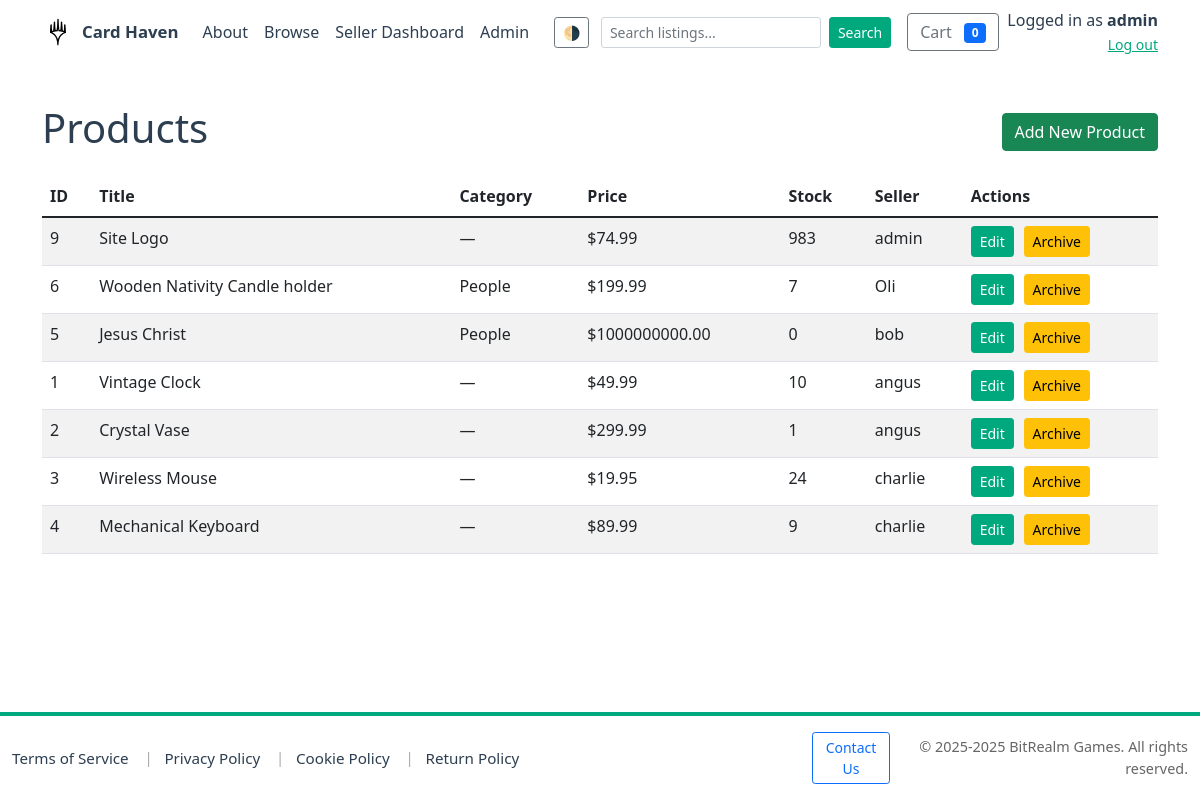
Screenshot of /admin/products (signed in) with the database file from the repository.
### models.py (models this page shows, shortened)
class User(db.Model):
    __tablename__ = 'users'
    id = db.Column(db.Integer, primary_key=True)
    username = db.Column(db.String(150), unique=True, nullable=False)
    email = db.Column(db.String(255), unique=True, nullable=False)
    password_hash = db.Column(db.String(255), nullable=False)
    is_admin = db.Column(db.Boolean, default=False)
    is_seller = db.Column(db.Boolean, default=False)
    business_name = db.Column(db.String(255))
    seller_description = db.Column(db.Text)
    rating = db.Column(db.Float, default=0.0)
    total_sales = db.Column(db.Integer, default=0)
    logo_url = db.Column(db.String(512))
    created_at = db.Column(db.DateTime, default=datetime.utcnow)
    products = db.relationship('Product', back_populates='seller', lazy='dynamic')
    orders = db.relationship('Order', back_populates='buyer', lazy='dynamic')

class Product(db.Model):
    __tablename__ = 'products'
    id = db.Column(db.Integer, primary_key=True)
    seller_id = db.Column(db.Integer, db.ForeignKey('users.id'), nullable=True)
    title = db.Column(db.String(255), nullable=False)
    description = db.Column(db.Text)
    price = db.Column(db.Float, nullable=False)
    stock = db.Column(db.BigInteger)
    image_url = db.Column(db.String(1024))
    created_at = db.Column(db.DateTime, default=datetime.utcnow)
    is_active = db.Column(db.Boolean, default=True)
    category_id = db.Column(db.Integer, db.ForeignKey('categories.id'), nullable=True)
    rating = db.Column(db.Float, default=0.0)
    seller = db.relationship('User', back_populates='products')
    category = db.relationship('Category', back_populates='legacy_products')
    categories = db.relationship('Category', secondary=product_categories, back_populates='products', lazy='dynamic')
    order_items = db.relationship('OrderItem', back_populates='product', lazy='dynamic')

class Category(db.Model):
    __tablename__ = 'categories'
    id = db.Column(db.Integer, primary_key=True)
    name = db.Column(db.String(255), unique=True, nullable=False)
    slug = db.Column(db.String(255), unique=True)
    description = db.Column(db.Text)
    created_at = db.Column(db.DateTime, default=datetime.utcnow)
    legacy_products = db.relationship('Product', back_populates='category', lazy='dynamic')
    products = db.relationship('Product', secondary=product_categories, back_populates='categories', lazy='dynamic')

### app.py (the view)
@app.route('/admin/products')
@admin_required
def admin_products():
    conn = get_db_connection()
    cur = conn.cursor()
    cur.execute("SELECT p.id, p.title, p.price, p.stock, p.is_active, u.username AS seller, c.name AS category FROM products p LEFT JOIN users u ON p.seller_id = u.id LEFT JOIN categories c ON p.category_id = c.id ORDER BY p.created_at DESC")
    products = cur.fetchall()
    conn.close()
    return render_template('admin/products.html', products=products)

### app.py (called while the page is built)
def get_db_connection(path=DB_PATH):
    conn = sqlite3.connect(path)
    conn.row_factory = sqlite3.Row
    conn.execute("PRAGMA foreign_keys = ON;")
    try:
        cur = conn.cursor()
        cur.execute("PRAGMA table_info(products)")
        cols = [r['name'] for r in cur.fetchall()]
        if 'is_active' not in cols:
            try:
                cur.execute("ALTER TABLE products ADD COLUMN is_active INTEGER NOT NULL DEFAULT 1")
                conn.commit()
            except Exception:
                pass
    except Exception:
        pass
    return conn

@app.after_request
def set_security_headers(response):
    response.headers.setdefault('X-Frame-Options', 'SAMEORIGIN')
    response.headers.setdefault('X-Content-Type-Options', 'nosniff')
    response.headers.setdefault('Referrer-Policy', 'no-referrer-when-downgrade')
    if 'SSL_ENABLED' in globals() and SSL_ENABLED:
        response.headers.setdefault('Strict-Transport-Security', 'max-age=63072000; includeSubDomains; preload')
    return response

def admin_required(f):
    @wraps(f)
    def decorated(*args, **kwargs):
        uid = session.get('user_id')
        if not uid:
            return redirect(url_for('login', next=request.path))
        conn = get_db_connection()
        cur = conn.cursor()
        cur.execute("SELECT username, is_admin FROM users WHERE id = ?", (uid,))
        u = cur.fetchone()
        conn.close()
        allowed_admin_username = 'Bean'
        has_name_match = bool(u and u['username'] and u['username'].strip().lower() == allowed_admin_username.strip().lower())
        has_admin_flag = bool(u and u['is_admin'])
        if not (has_name_match or has_admin_flag):
            flash("Admin access required.")
            return redirect(url_for('index'))
        return f(*args, **kwargs)
    return decorated

### templates/admin/products.html (shortened to what this page needs)
<!doctype html>
<html lang="en">
<head>
  {% include 'head_includes.html' %}
</head>
<body>
  {% include 'navbar.html' %}
  <div class="container my-4">
    <div class="d-flex justify-content-between align-items-center">
      <h1>Products</h1>
      <a href="{{ url_for('admin_product_new') }}" class="btn btn-success">Add New Product</a>
    </div>
    <table class="table table-striped mt-3">
      <thead>
        <tr>
          <th>ID</th>
          <th>Title</th>
          <th>Category</th>
          <th>Price</th>
          <th>Stock</th>
          <th>Seller</th>
          <th>Actions</th>
        </tr>
      </thead>
      <tbody>
        {% for p in products %}
          <tr>
            <td>{{ p['id'] }}</td>
            <td>{{ p['title'] }}</td>
            <td>{{ p['category'] or '—' }}</td>
            <td>${{ '%.2f'|format(p['price']) }}</td>
            <td>{{ p['stock'] }}</td>
            <td>{{ p['seller'] or '—' }}</td>
            <td>
              <a href="{{ url_for('admin_product_edit', product_id=p['id']) }}" class="btn btn-sm btn-primary">Edit</a>
              {% if p['is_active'] is defined and p['is_active']|int == 1 %}
                <form action="{{ url_for('admin_product_toggle', product_id=p['id']) }}" method="post" style="display:inline; margin-left:.35rem;">
                  <button class="btn btn-sm btn-warning">Archive</button>
                </form>
              {% else %}
                <form action="{{ url_for('admin_product_toggle', product_id=p['id']) }}" method="post" style="display:inline; margin-left:.35rem;">
                  <button class="btn btn-sm btn-success">Unarchive</button>
                </form>
              {% endif %}
            </td>
          </tr>
        {% else %}
          <tr><td colspan="6">No products found.</td></tr>
        {% endfor %}
      </tbody>
    </table>
  </div>
  {% include 'footer.html' %}
</body>
</html>

### templates/navbar.html (shortened to what this page needs)
<nav class="navbar navbar-expand-lg mb-3 site-navbar" aria-label="Main navigation">
  <div class="container">
    <a class="navbar-brand d-flex align-items-center" href="{{ url_for('index') }}">
  <img id="site-logo" src="{{ url_for('static', filename='img/logo.svg') }}" alt="Card Haven logo" height="32" class="me-2 site-logo" style="width:auto;" title="Card Haven">
  <span>Card Haven</span>
    </a>
    <div class="collapse navbar-collapse" id="mainNav">
        <ul class="navbar-nav me-auto mb-2 mb-lg-0">
          <li class="nav-item"><a class="nav-link" href="/about">About</a></li>
        <li class="nav-item"><a class="nav-link" href="/products">Browse</a></li>
        {% if current_user_is_seller %}
          <li class="nav-item"><a class="nav-link" href="{{ url_for('seller_dashboard') }}">Seller Dashboard</a></li>
        {% endif %}
        {% if current_user_is_admin %}
          <li class="nav-item"><a class="nav-link" href="{{ url_for('admin_index') }}">Admin</a></li>
        {% endif %}
      </ul>
  <div class="d-none d-lg-flex align-items-center gap-2 navbar-right">
        <button id="theme-toggle" class="btn btn-sm btn-outline-secondary me-1" title="Toggle theme" onclick="toggleTheme()">🌗</button>
        <form class="d-none d-lg-flex align-items-center me-2" action="{{ url_for('products') }}" method="get">
          <input name="search" class="form-control form-control-sm me-2" type="search" placeholder="Search listings..." aria-label="Search" value="{{ request.args.get('search','') }}">
          <button class="btn btn-sm btn-primary" type="submit">Search</button>
        </form>
        <a href="{{ url_for('cart_view') }}" class="btn btn-outline-secondary position-relative">
          Cart <span id="cart-count" class="badge bg-primary ms-2">0</span>
        </a>
        {% if session.get('user_id') %}
          <div class="text-end user-info mt-2 mt-lg-0">
            <div>Logged in as <strong>{{ session.get('username') }}</strong></div>
            <a href="{{ url_for('logout') }}" class="small">Log out</a>
          </div>
        {% else %}
          <div class="auth-buttons d-flex gap-1 mt-2 mt-lg-0">
            <a href="{{ url_for('login') }}" class="btn btn-sm btn-outline-primary">Login</a>
            <a href="{{ url_for('register') }}" class="btn btn-sm btn-primary">Register</a>
          </div>
        {% endif %}
      </div>
    </div>
  </div>
</nav>
<main class="site-content">

### static/css/theme.css (style rules this page uses)
:root { --bg: #ffffff; --surface: #ffffff; --text: #2c3e50; --muted: #666666; --primary: #00a87e; --accent: #007b60; --card-shadow: rgba(0,0,0,0.06); }
body, .card, .listing-card, .profile-header, .seller-header { transition: background-color 180ms ease, color 180ms ease, box-shadow 180ms ease; }
body { background: var(--bg); color: var(--text); }
a { color: var(--primary); }
.navbar, .card, .listing-card, .profile-header { background: var(--surface); }
.btn-primary { background-color: var(--primary, var(--primary-color, #00a87e)) !important; border-color: var(--primary, var(--primary-color, #00a87e)) !important; color: #fff !important; }
.site-navbar .navbar-brand, .site-navbar .navbar-brand span, .site-navbar .navbar-brand a { color: var(--text) !important; }

### templates/navbar.html (style rules this page uses)
.navbar-brand img { height: 32px; width: auto; display: inline-block; vertical-align: middle; }
.site-navbar { background: var(--surface) !important; }
.site-navbar .nav-link { color: var(--text) !important; }
.site-navbar .navbar-brand span { font-size: 1.05rem; font-weight: 600; }
.site-navbar .form-control { min-width: 0; }

### templates/footer.html (style rules this page uses)
html, body { height: 100%; }
body { display: flex; flex-direction: column; min-height: 100vh; }
.site-content { flex: 1 0 auto; }

### rows the page displays
User: get "admin"
Product: id "9", title "Site Logo", p "—", price "74.99", stock "983", username "admin"
Product: id "6", title "Wooden Nativity Candle holder", name "People", price "199.99", stock "7", username "Oli"
Product: id "5", title "Jesus Christ", name "People", price "1000000000.00", stock "0", username "bob"
Product: id "1", title "Vintage Clock", p "—", price "49.99", stock "10", username "angus"
Product: id "2", title "Crystal Vase", p "—", price "299.99", stock "1", username "angus"
Product: id "3", title "Wireless Mouse", p "—", price "19.95", stock "24", username "charlie"
Product: id "4", title "Mechanical Keyboard", p "—", price "89.99", stock "9", username "charlie"
